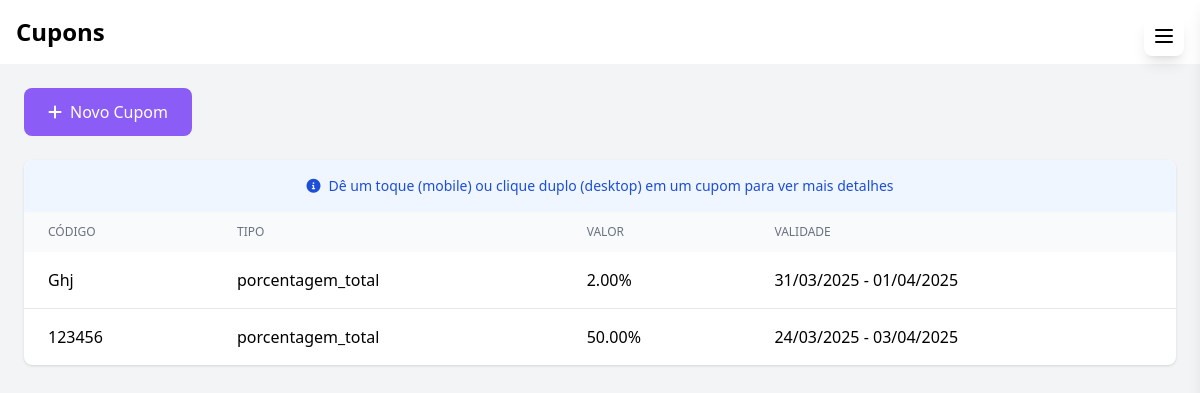
Page /admin/cupons2.php (signed in) on the committed database.
### tables this page shows
CREATE TABLE IF NOT EXISTS `cupons` (
  `id` int(11) NOT NULL AUTO_INCREMENT,
  `codigo` varchar(50) NOT NULL,
  `tipo` enum('valor_total','porcentagem_total','frete_valor','frete_porcentagem') NOT NULL,
  `valor` decimal(10,2) NOT NULL,
  `data_inicio` date NOT NULL,
  `data_fim` date DEFAULT NULL,
  `valor_minimo_pedido` decimal(10,2) DEFAULT NULL,
  `ativo` tinyint(1) DEFAULT 1,
  `created_at` timestamp NULL DEFAULT current_timestamp(),
  `updated_at` timestamp NULL DEFAULT current_timestamp() ON UPDATE current_timestamp(),
  PRIMARY KEY (`id`),
  UNIQUE KEY `codigo` (`codigo`)
);

### admin/cupons2.php (the view, shortened to what this page needs)
<?php
$database = new Database();
$db = $database->getConnection();
function formatarTipoCupom($tipo) {
    $tipos = [
        'valor_total' => "Valor<br>Total",
        'porcentagem_total' => "Porcentagem<br>Total",
        'valor_frete' => "Valor<br>Frete",
        'porcentagem_frete' => "Porcentagem<br>Frete"
    ];
    return $tipos[$tipo] ?? $tipo;
}
$query = "SELECT * FROM cupons ORDER BY created_at DESC";
$stmt = $db->prepare($query);
$stmt->execute();
$cupons = $stmt->fetchAll(PDO::FETCH_ASSOC);
?>
<!DOCTYPE html>
<html lang="pt-BR">
<head>
    <script src="https://cdn.tailwindcss.com"></script>
    <link rel="stylesheet" href="https://cdnjs.cloudflare.com/ajax/libs/font-awesome/6.0.0/css/all.min.css">
    <link href="https://cdn.jsdelivr.net/npm/sweetalert2@11.10.0/dist/sweetalert2.min.css" rel="stylesheet">
</head>
<body class="bg-gray-100">
    <nav class="bg-white shadow-lg">
        <div class="max-w-7xl mx-auto px-4">
            <div class="flex justify-between h-16">
                <div class="flex items-center">
                    <span class="text-2xl font-semibold">Cupons</span>
                </div>
            </div>
        </div>
    </nav>
    <div class="flex h-screen bg-gray-100">
        <?php include 'includes/menu.php'; ?>
        <div class="flex-1 overflow-auto p-6">
            <div class="max-w-7xl mx-auto">
                <div class="mb-6">
                    <button onclick="mostrarModal()" class="bg-theme text-white px-6 py-3 rounded-lg hover:bg-opacity-90">
                        <i class="fas fa-plus mr-2"></i>Novo Cupom
                    </button>
                </div>
                <div class="bg-white rounded-lg shadow overflow-hidden">
                    <div class="p-4 bg-blue-50 text-blue-700 flex items-center justify-center text-sm">
                        <i class="fas fa-info-circle mr-2"></i>
                        Dê um toque (mobile) ou clique duplo (desktop) em um cupom para ver mais detalhes
                    </div>
                    <table class="min-w-full">
                        <thead class="bg-gray-50">
                            <tr>
                                <th class="px-6 py-3 text-left text-xs font-medium text-gray-500 uppercase">Código</th>
                                <th class="px-6 py-3 text-left text-xs font-medium text-gray-500 uppercase">Tipo</th>
                                <th class="px-6 py-3 text-left text-xs font-medium text-gray-500 uppercase">Valor</th>
                                <th class="px-6 py-3 text-left text-xs font-medium text-gray-500 uppercase">Validade</th>
                            </tr>
                        </thead>
                        <tbody class="divide-y divide-gray-200">
                            <?php foreach ($cupons as $cupom): ?>
                            <tr class="cursor-pointer hover:bg-gray-50"
                                ondblclick="abrirDetalhesCupom(<?= $cupom['id'] ?>)"
                                onclick="handleClick(<?= $cupom['id'] ?>)">
                                <td class="px-6 py-4"><?= $cupom['codigo'] ?></td>
                                <td class="px-6 py-4"><?= formatarTipoCupom($cupom['tipo']) ?></td>
                                <td class="px-6 py-4">
                                    <?= ($cupom['tipo'] === 'porcentagem_total' || $cupom['tipo'] === 'porcentagem_frete')
                                        ? $cupom['valor'].'%'
                                        : 'R$ '.number_format($cupom['valor'], 2, ',', '.') ?>
                                </td>
                                <td class="px-6 py-4">
                                    <?= date('d/m/Y', strtotime($cupom['data_inicio'])) ?> -
                                    <?= $cupom['data_fim'] ? date('d/m/Y', strtotime($cupom['data_fim'])) : 'Indeterminada' ?>
                                </td>
                            </tr>
                            <?php endforeach; ?>
                        </tbody>
                    </table>
                </div>
            </div>
        </div>
    </div>
</body>
</html>

### rows in the picture
cupons: codigo "Ghj", tipo "porcentagem_total", valor "2.00", data_inicio "31/03/2025", data_fim "01/04/2025"
cupons: codigo "123456", tipo "porcentagem_total", valor "50.00", data_inicio "24/03/2025", data_fim "03/04/2025"
